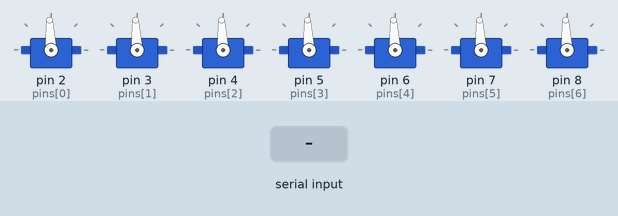
Recording of a sketch running on a simulated Arduino Leonardo, built with avr-gcc and run on an emulated ATmega32U4. On the bench: 7 × servo. The inputs (shaded band) are chosen by the test bench.

Above: at 3.2 s.
3.3 s: "a90\n" received over the second serial link
At 4.0 s:
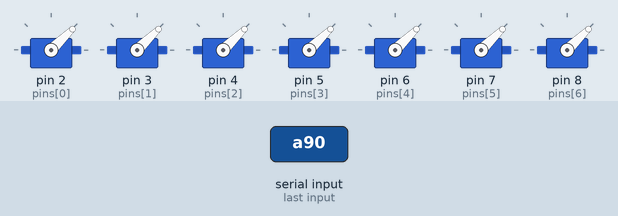
4.8 s: "R\n" received over the second serial link
At 5.98 s:
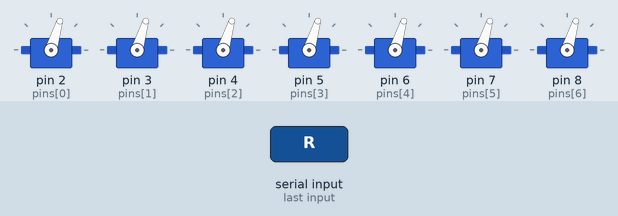
7.8 s: "a 45\n" received over the second serial link
At 8.6 s:
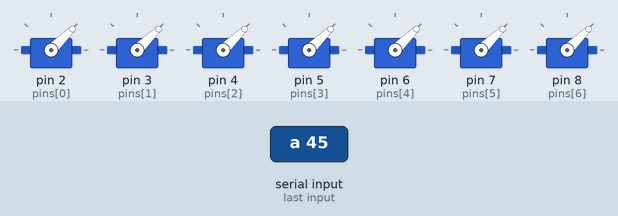
Timing chart, 0 to 10.8 s (numbered marks = the images above; inputs shaded):
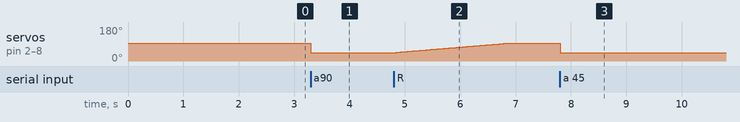

Measured:
- after the input at 3.3 s, servo on pin 2 (pins[0]), servo on pin 3 (pins[1]), servo on pin 4 (pins[2]), servo on pin 5 (pins[3]), servo on pin 6 (pins[4]), servo on pin 7 (pins[5]), servo on pin 8 (pins[6]): 93° → 44° at once
- after the input at 4.8 s, servo on pin 2 (pins[0]), servo on pin 3 (pins[1]), servo on pin 4 (pins[2]), servo on pin 5 (pins[3]), servo on pin 6 (pins[4]), servo on pin 7 (pins[5]), servo on pin 8 (pins[6]): moves from 44° to 93° over 2.0 s, starting at once
- after the input at 7.8 s, servo on pin 2 (pins[0]), servo on pin 3 (pins[1]), servo on pin 4 (pins[2]), servo on pin 5 (pins[3]), servo on pin 6 (pins[4]), servo on pin 7 (pins[5]), servo on pin 8 (pins[6]): 93° → 44° at once

The sketch:

ROV_debug.ino
```cpp
#include <Servo.h>

#define NUM_CHANNELS 7
#define PWM_MIN 1000
#define PWM_MAX 2000
#define PWM_STOP 1500
#define RESET_INTERVAL 20
#define RESET_STEPS 100

const int pins[NUM_CHANNELS] = {2, 3, 4, 5, 6, 7, 8};
Servo channels[NUM_CHANNELS];
int currentPWM[NUM_CHANNELS];
int targetPWM[NUM_CHANNELS];

bool resetting = false;
int resetStep = 0;
unsigned long lastResetTime = 0;

String inputBuffer;

void setup() {
  Serial1.begin(9600);

  for (int i = 0; i < NUM_CHANNELS; i++) {
    channels[i].attach(pins[i]);
    channels[i].writeMicroseconds(PWM_STOP);
    currentPWM[i] = PWM_STOP;
    targetPWM[i] = PWM_STOP;
  }

  delay(2000);
}

void loop() {
  if (resetting) {
    doReset();
  }

  while (Serial1.available()) {
    char c = Serial1.read();
    if (c == '\n') {
      processCommand(inputBuffer);
      inputBuffer = "";
    } else if (c != '\r') {
      inputBuffer += c;
    }
  }
}

int clamp(int val) {
  if (val < PWM_MIN) return PWM_MIN;
  if (val > PWM_MAX) return PWM_MAX;
  return val;
}

void control(int ch, int pwm) {
  if (ch < 0 || ch >= NUM_CHANNELS) return;
  if (resetting) return;
  pwm = clamp(pwm);
  currentPWM[ch] = pwm;
  targetPWM[ch] = pwm;
  channels[ch].writeMicroseconds(pwm);
}

void allThrusters(int pwm) {
  pwm = clamp(pwm);
  for (int i = 0; i < NUM_CHANNELS; i++) {
    currentPWM[i] = pwm;
    targetPWM[i] = pwm;
    channels[i].writeMicroseconds(pwm);
  }
}

void startReset() {
  resetting = true;
  resetStep = 0;
  lastResetTime = 0;
  for (int i = 0; i < NUM_CHANNELS; i++) {
    targetPWM[i] = PWM_STOP;
  }
}

void doReset() {
  unsigned long now = millis();
  if (now - lastResetTime < RESET_INTERVAL) return;
  lastResetTime = now;
  resetStep++;

  bool allDone = true;
  for (int i = 0; i < NUM_CHANNELS; i++) {
    int diff = targetPWM[i] - currentPWM[i];
    if (diff == 0) continue;
    allDone = false;

    int stepsLeft = RESET_STEPS - resetStep + 1;
    if (stepsLeft <= 0) {
      currentPWM[i] = targetPWM[i];
    } else {
      int step = diff / stepsLeft;
      if (step == 0) step = (diff > 0) ? 1 : -1;
      currentPWM[i] += step;
    }
    channels[i].writeMicroseconds(currentPWM[i]);
  }

  if (allDone || resetStep >= RESET_STEPS) {
    for (int i = 0; i < NUM_CHANNELS; i++) {
      currentPWM[i] = targetPWM[i];
      channels[i].writeMicroseconds(currentPWM[i]);
    }
    resetting = false;
  }
}

void printStatus() {
  Serial1.print("CH: ");
  for (int i = 0; i < NUM_CHANNELS; i++) {
    if (i > 0) Serial1.print(", ");
    Serial1.print(i);
    Serial1.print("=");
    Serial1.print(currentPWM[i]);
  }
  Serial1.print(" | reset=");
  Serial1.println(resetting ? "1" : "0");
}

void printHelp() {
  Serial1.println("ROV Debug Commands:");
  Serial1.println("  c <ch> <pwm>   Set channel (0-5=motor, 6=servo) to PWM 1000-2000");
  Serial1.println("  a <pwm>        All thrusters to same PWM");
  Serial1.println("  r              Reset all to 1500 (ramp over ~2s)");
  Serial1.println("  s              Print status");
  Serial1.println("  h              This help");
}

void processCommand(String cmd) {
  cmd.trim();
  if (cmd.length() == 0) return;

  char prefix = cmd.charAt(0);
  cmd = cmd.substring(1);
  cmd.trim();

  switch (prefix) {
    case 'c':
    case 'C': {
      int sp = cmd.indexOf(' ');
      if (sp < 0) return;
      int ch = cmd.substring(0, sp).toInt();
      int pwm = cmd.substring(sp + 1).toInt();
      control(ch, pwm);
      break;
    }
    case 'a':
    case 'A': {
      int pwm = cmd.toInt();
      allThrusters(pwm);
      break;
    }
    case 'r':
    case 'R':
      startReset();
      break;
    case 's':
    case 'S':
      printStatus();
      break;
    case 'h':
    case 'H':
      printHelp();
      break;
    default:
      Serial1.print("? ");
      Serial1.println(prefix);
      break;
  }
}
```
